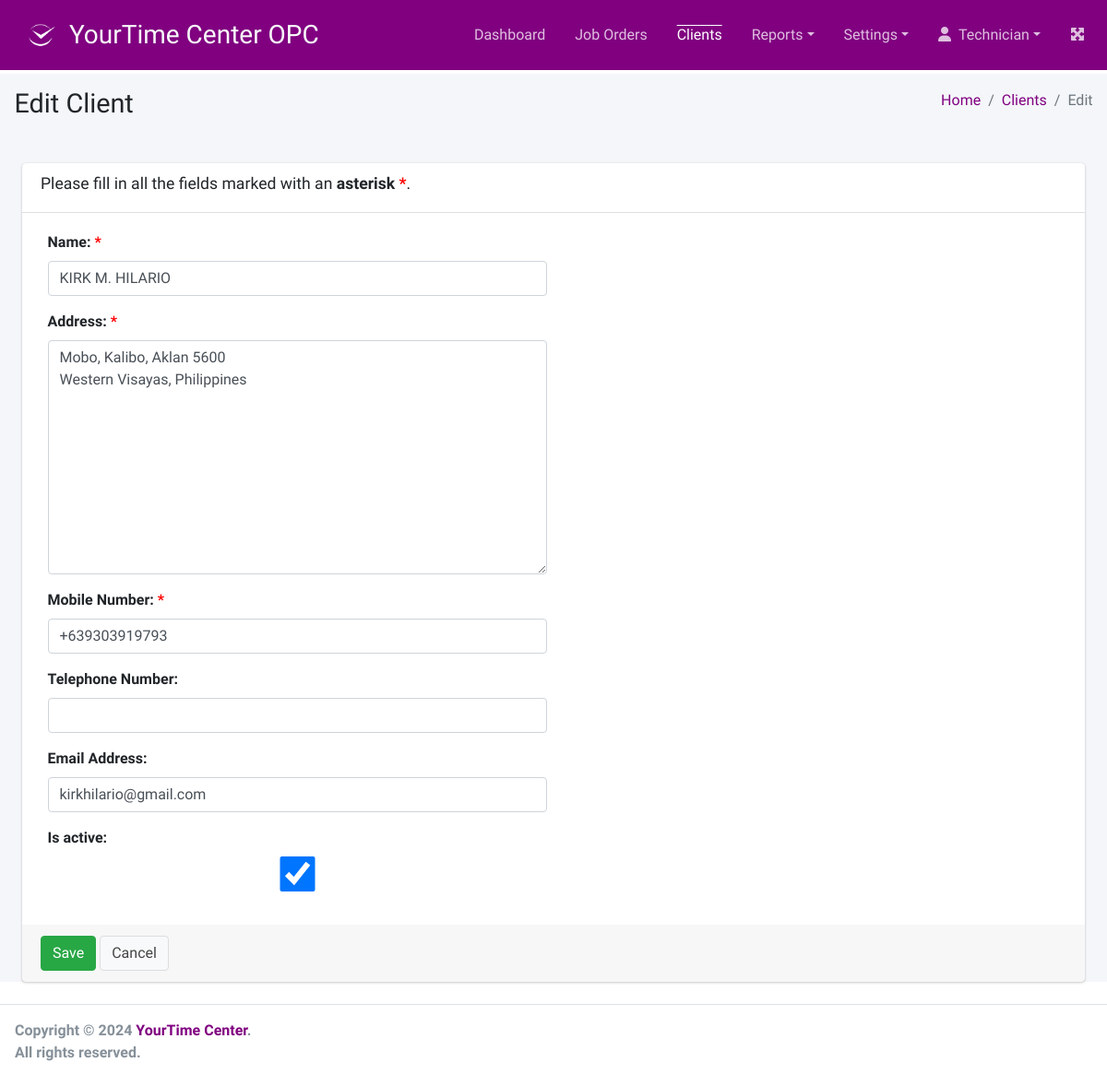
/client/1/edit (signed in), run on the app's committed database.
### client/models.py (models this page shows, shortened)
class Client(models.Model):
    name = models.CharField(
        _("Name"),
        max_length=254,
        null=False, blank=False
    )
    address = models.TextField()
    mob_num = models.CharField(
        _("Mobile Number"),
        max_length=100,
        null=False, blank=False)
    tel_num = models.CharField(
        _("Telephone Number"),
        max_length=100,
        null=True, blank=True)
    email = models.EmailField(
        _("Email Address"),
        max_length=254,
        null=True, blank=True)
    created_at = models.DateTimeField(auto_now_add=True)
    updated_at = models.DateTimeField(auto_now=True)
    is_active = models.BooleanField(default=True)

### client/views.py (the view)
@method_decorator(login_required, name='dispatch')
class ClientUpdateView(SuccessMessageMixin, UpdateView):
    model = Client
    context_object_name = 'client'
    form_class = ClientUpdateForm
    template_name = "client/client_form.html"
    pk_url_kwarg = 'pk'
    success_url = reverse_lazy('client_list')
    success_message = "The client's record was updated successfully."

### client/forms.py
class ClientUpdateForm(forms.ModelForm):
    required_css_class = 'required'
    class Meta:
        model = Client
        exclude = ('created_at', 'updated_at',)

### access/templatetags/form_tags.py (called while the page is built)
@register.filter
def input_class(bound_field):
    css_class = ''
    if bound_field.form.is_bound:
        if bound_field.errors:
            css_class = 'is-invalid'
        elif field_type(bound_field) != 'PasswordInput':
            css_class = 'is-valid'
    return 'form-control {}'.format(css_class)

### templates/client/client_form.html (shortened to what this page needs)
{% extends '../base.html' %}
{% load static form_tags %}
{% block page_title %}
{% if client %}
Edit Client
{% else %}
New Client
{% endif %}
{% endblock page_title %}
{% block css %}
  <link rel="stylesheet" href="{% static 'css/asterisk_on_required.css' %}">
{% endblock css %}
{% block breadcrumb %}
    <li class="breadcrumb-item"><a href="{% url 'dashboard' %}">Home</a></li>
    <li class="breadcrumb-item"><a href="{% url 'client_list' %}">Clients</a></li>
    <li class="breadcrumb-item active">
        {% if client %}
            Edit
        {% else %}
            New
        {% endif %}
    </li>
{% endblock breadcrumb %}
{% block main_content %}
    <div class="card m-4">
        <form method="post" novalidate>
            <div class="card-header">
                <h3 class="card-title">Please fill in all the fields marked with an <label class="required">asterisk</label>.</h3>
            </div>
            <div class="card-body">
                <div class="col-12">
                    {% include '../includes/form_one_col.html' %}
                </div>
            </div>
            <div class="card-footer">
                <button type="submit" class="btn btn-success" name="save">Save</button>
                <a href="{% url 'client_list' %}" class="btn btn-default">Cancel</a>
            </div>
        </form>
    </div>
{% endblock main_content %}

### templates/includes/topmenu.html (shortened to what this page needs)
        <li class="nav-item my-auto">
            <a href="{% url 'dashboard' %}" class="nav-link" id="menu_dashboard">Dashboard</a>
        </li>
        <li class="nav-item my-auto">
            <a href="{% url 'jo_list' %}" class="nav-link" id="menu-jo">Job Orders</a>
        </li>
        <li class="nav-item my-auto">
            <a href="{% url 'client_list' %}" class="nav-link" id="menu-clients">Clients</a>
        </li>
        <li class="nav-item dropdown my-auto" id="menu-reports">
            <a id="dropdownReports" href="#" data-toggle="dropdown" aria-haspopup="true" aria-expanded="false" class="nav-link dropdown-toggle">Reports</a>
        </li>
        <li class="nav-item dropdown my-auto" id="menu-settings">
            <a id="dropdownSettings" href="#" data-toggle="dropdown" aria-haspopup="true" aria-expanded="false" class="nav-link dropdown-toggle">Settings</a>
        </li>
        <li class="nav-item dropdown my-auto" id="menu-account">
            <a id="dropdownAccount" href="#" data-toggle="dropdown" aria-haspopup="true" aria-expanded="false" class="nav-link dropdown-toggle"><i class="fa fa-user" aria-hidden="true"></i>&nbsp;&nbsp;{{ request.user.username|title }}</a>
        </li>

### templates/includes/form_one_col.html (shortened to what this page needs)
{% load form_tags widget_tweaks %}
{% for field in form %}
<div class="row">
    <div class="col-md-6 form-group">
        {{ field.label_tag }}
        {% render_field field class=field|input_class %}
    </div>
</div>
{% endfor %}

### static/css/style.css (style rules this page uses)
body { --primary-color: #800080; --secondary-color: #ADFF2F; }
a { color: var(--primary-color); }
.nav-link.active { color: white !important; text-decoration: overline; background-color: var(--primary-color) !important; }

### static/css/asterisk_on_required.css (style rules this page uses)
label.required::after, .asteriskField { content: ' *'; color: red; }

### data on the page
Client: name "KIRK M. HILARIO" "Mobo, Kalibo, Aklan 5600 Western Visayas, Philippines" "+639303919793" "kirkhilario@gmail.com" "☑"

### other printed values
{{ request.user.username|title }} "Technician"
{{ field.label_tag }} "Name:" "Address:" "Mobile Number:" "Telephone Number:" "Email Address:" "Is active:"
